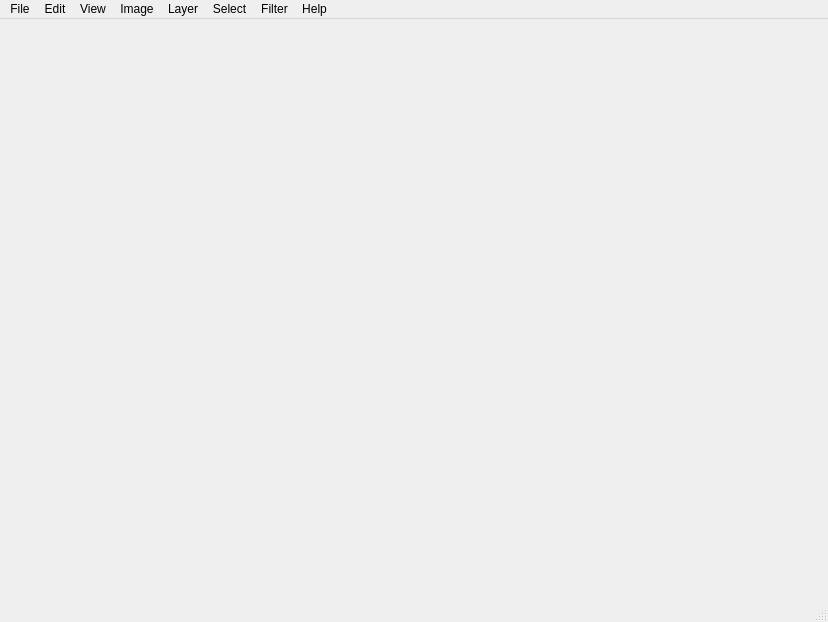
<?xml version="1.0" encoding="UTF-8"?>
<ui version="4.0">
 <class>MainWindow</class>
 <widget class="QMainWindow" name="MainWindow">
  <property name="geometry">
   <rect>
    <x>0</x>
    <y>0</y>
    <width>828</width>
    <height>622</height>
   </rect>
  </property>
  <property name="windowTitle">
   <string>NeoIMP 1.0.0</string>
  </property>
  <property name="documentMode">
   <bool>false</bool>
  </property>
  <widget class="QWidget" name="centralwidget">
   <property name="sizePolicy">
    <sizepolicy hsizetype="Preferred" vsizetype="Preferred">
     <horstretch>0</horstretch>
     <verstretch>0</verstretch>
    </sizepolicy>
   </property>
   <layout class="QGridLayout" name="gridLayout_2">
    <item row="0" column="0">
     <layout class="QGridLayout" name="tabLayout"/>
    </item>
   </layout>
  </widget>
  <widget class="QMenuBar" name="menubar">
   <property name="geometry">
    <rect>
     <x>0</x>
     <y>0</y>
     <width>828</width>
     <height>22</height>
    </rect>
   </property>
   <widget class="QMenu" name="menuFile">
    <property name="title">
     <string>File</string>
    </property>
    <addaction name="action_New"/>
    <addaction name="action_Open"/>
    <addaction name="separator"/>
    <addaction name="actionClose"/>
    <addaction name="action_Save"/>
    <addaction name="actionSave_As"/>
    <addaction name="separator"/>
    <addaction name="actionE_xit"/>
   </widget>
   <widget class="QMenu" name="menuEdit">
    <property name="title">
     <string>Edit</string>
    </property>
   </widget>
   <widget class="QMenu" name="menuImage">
    <property name="title">
     <string>Image</string>
    </property>
   </widget>
   <widget class="QMenu" name="menuLayer">
    <property name="title">
     <string>Layer</string>
    </property>
   </widget>
   <widget class="QMenu" name="menuFilter">
    <property name="title">
     <string>Filter</string>
    </property>
   </widget>
   <widget class="QMenu" name="menuHelp">
    <property name="title">
     <string>Help</string>
    </property>
   </widget>
   <widget class="QMenu" name="menuSelect">
    <property name="title">
     <string>Select</string>
    </property>
   </widget>
   <widget class="QMenu" name="menuView">
    <property name="title">
     <string>View</string>
    </property>
    <widget class="QMenu" name="menuToolbars">
     <property name="title">
      <string>Toolbars</string>
     </property>
     <addaction name="actionToolchest"/>
     <addaction name="actionTool_Settings"/>
    </widget>
    <addaction name="menuToolbars"/>
   </widget>
   <addaction name="menuFile"/>
   <addaction name="menuEdit"/>
   <addaction name="menuView"/>
   <addaction name="menuImage"/>
   <addaction name="menuLayer"/>
   <addaction name="menuSelect"/>
   <addaction name="menuFilter"/>
   <addaction name="menuHelp"/>
  </widget>
  <widget class="QStatusBar" name="statusbar"/>
  <action name="actionE_xit">
   <property name="text">
    <string>E&amp;xit</string>
   </property>
   <property name="shortcut">
    <string>Ctrl+Q</string>
   </property>
  </action>
  <action name="action_New">
   <property name="text">
    <string>&amp;New...</string>
   </property>
   <property name="shortcut">
    <string>Ctrl+N</string>
   </property>
  </action>
  <action name="action_Open">
   <property name="text">
    <string>&amp;Open...</string>
   </property>
   <property name="shortcut">
    <string>Ctrl+O</string>
   </property>
  </action>
  <action name="action_Save">
   <property name="enabled">
    <bool>false</bool>
   </property>
   <property name="text">
    <string>&amp;Save...</string>
   </property>
   <property name="shortcut">
    <string>Ctrl+S</string>
   </property>
  </action>
  <action name="actionSave_As">
   <property name="enabled">
    <bool>false</bool>
   </property>
   <property name="text">
    <string>Save &amp;As...</string>
   </property>
   <property name="shortcut">
    <string>Ctrl+Shift+S</string>
   </property>
  </action>
  <action name="actionToolchest">
   <property name="checkable">
    <bool>true</bool>
   </property>
   <property name="checked">
    <bool>true</bool>
   </property>
   <property name="text">
    <string>Toolchest</string>
   </property>
  </action>
  <action name="actionTool_Settings">
   <property name="checkable">
    <bool>true</bool>
   </property>
   <property name="text">
    <string>Tool Settings</string>
   </property>
  </action>
  <action name="actionClose">
   <property name="enabled">
    <bool>false</bool>
   </property>
   <property name="text">
    <string>Close</string>
   </property>
   <property name="shortcut">
    <string>Ctrl+W</string>
   </property>
  </action>
 </widget>
 <resources>
  <include location="Icons.qrc"/>
 </resources>
 <connections/>
</ui>
